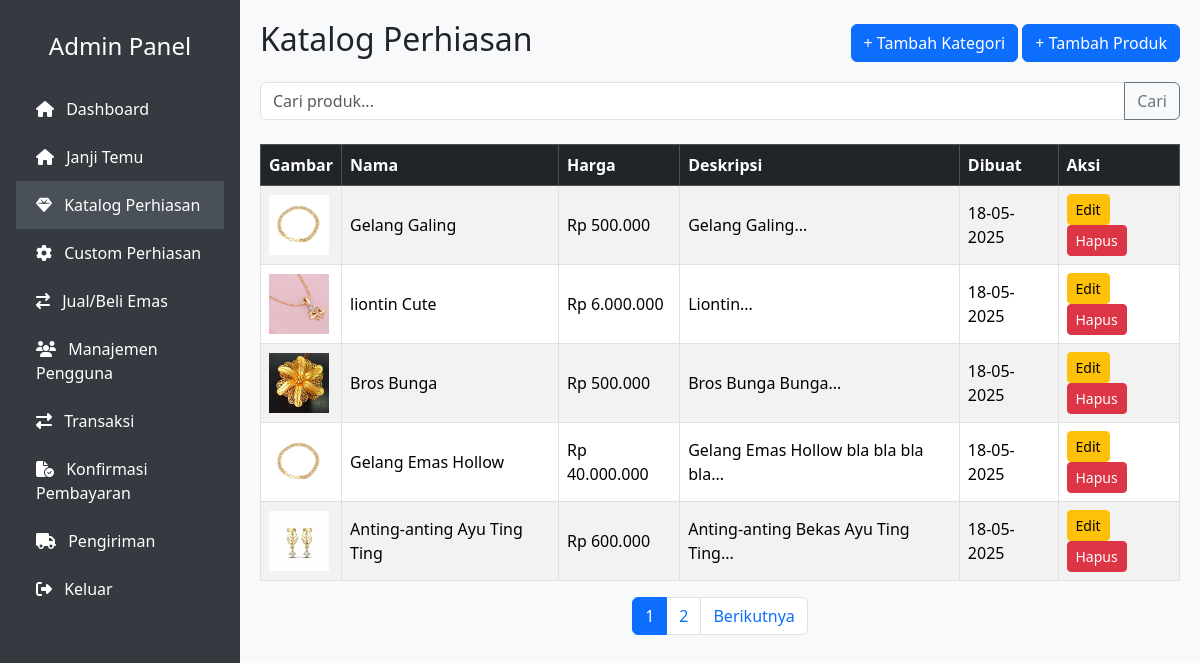
Page /admin/katalog.php on the committed database.
### tables this page shows
CREATE TABLE `products` (
  `id` int(11) NOT NULL,
  `name` varchar(100) DEFAULT NULL,
  `description` text DEFAULT NULL,
  `category_id` int(50) DEFAULT NULL,
  `weight` decimal(10,2) DEFAULT NULL,
  `material` varchar(255) NOT NULL DEFAULT '',
  `stock` int(11) NOT NULL DEFAULT 0,
  `price` decimal(15,2) DEFAULT NULL,
  `image` varchar(255) DEFAULT NULL,
  `created_at` timestamp NOT NULL DEFAULT current_timestamp()
);

### admin/katalog.php (the view, shortened to what this page needs)
<?php
require_once '../config/database.php';
include 'includes/header.php';
include 'includes/sidebar.php';
$keyword = isset($_GET['search']) ? trim($_GET['search']) : '';
$page = isset($_GET['page']) && is_numeric($_GET['page']) ? (int)$_GET['page'] : 1;
$limit = 5;
$offset = ($page - 1) * $limit;
$params = [];
$count_sql = "SELECT COUNT(*) FROM products";
$sql = "SELECT * FROM products";
$where = "";
$count_stmt = $pdo->prepare($count_sql . $where);
$count_stmt->execute($params);
$total_products = $count_stmt->fetchColumn();
$total_pages = ceil($total_products / $limit);
$sql .= $where . " ORDER BY created_at DESC LIMIT :limit OFFSET :offset";
$stmt = $pdo->prepare($sql);
$stmt->bindValue(':limit', $limit, PDO::PARAM_INT);
$stmt->bindValue(':offset', $offset, PDO::PARAM_INT);
$stmt->execute();
$products = $stmt->fetchAll(PDO::FETCH_ASSOC);
?>
<div class="content">
    <div class="d-flex justify-content-between align-items-center mb-3">
        <h2>Katalog Perhiasan</h2>
        <div>
            <a href="kategori_tambah.php" class="btn btn-primary">+ Tambah Kategori</a>
            <a href="katalog_tambah.php" class="btn btn-primary">+ Tambah Produk</a>
        </div>
    </div>
    <form class="input-group mb-4" method="get" action="katalog.php">
        <input type="text" name="search" class="form-control" placeholder="Cari produk..." value="<?= htmlspecialchars($keyword) ?>">
        <button class="btn btn-outline-secondary" type="submit">Cari</button>
    </form>
    <?php if (count($products) > 0): ?>
        <div class="table-responsive">
            <table class="table table-bordered table-striped align-middle">
                <thead class="table-dark">
                    <tr>
                        <th>Gambar</th>
                        <th>Nama</th>
                        <th>Harga</th>
                        <th>Deskripsi</th>
                        <th>Dibuat</th>
                        <th>Aksi</th>
                    </tr>
                </thead>
                <tbody>
                    <?php foreach ($products as $product): ?>
                        <tr>
                            <td><img src="../uploads/<?= htmlspecialchars($product['image']) ?>" alt="Gambar" style="width: 60px; height: 60px; object-fit:cover;"></td>
                            <td><?= htmlspecialchars($product['name']) ?></td>
                            <td>Rp <?= number_format($product['price'], 0, ',', '.') ?></td>
                            <td><?= htmlspecialchars(substr($product['description'], 0, 50)) ?>...</td>
                            <td><?= date('d-m-Y', strtotime($product['created_at'])) ?></td>
                            <td>
                                <a href="katalog_edit.php?id=<?= $product['id'] ?>" class="btn btn-sm btn-warning">Edit</a>
                                <a href="katalog_hapus.php?id=<?= $product['id'] ?>" class="btn btn-sm btn-danger" onclick="return confirm('Yakin ingin menghapus produk ini?')">Hapus</a>
                            </td>
                        </tr>
                    <?php endforeach; ?>
                </tbody>
            </table>
        </div>
        <?php if ($total_pages > 1): ?>
            <nav>
                <ul class="pagination justify-content-center">
                    <?php for ($i = 1; $i <= $total_pages; $i++): ?>
                        <li class="page-item <?= ($i == $page) ? 'active' : '' ?>">
                            <a class="page-link" href="?search=<?= urlencode($keyword) ?>&page=<?= $i ?>"><?= $i ?></a>
                        </li>
                    <?php endfor; ?>
                    <?php if ($page < $total_pages): ?>
                        <li class="page-item">
                            <a class="page-link" href="?search=<?= urlencode($keyword) ?>&page=<?= $page + 1 ?>">Berikutnya</a>
                        </li>
                    <?php endif; ?>
                </ul>
            </nav>
        <?php endif; ?>
    <?php else: ?>
        <p class="text-muted">Produk tidak ditemukan.</p>
    <?php endif; ?>
</div>
</body>
</html>

### admin/includes/header.php (style rules this page uses)
body { min-height: 100vh; margin: 0; display: flex; overflow: hidden; }
.content { flex-grow: 1; padding: 20px; background-color: #f8f9fa; overflow-y: auto; height: 100vh; }

### rows in the picture
products: image (picture), name "Gelang Galing", price "500.000", description "Gelang Galing", created_at "18-05-2025"
products: image (picture), name "liontin Cute", price "6.000.000", description "Liontin", created_at "18-05-2025"
products: image (picture), name "Bros Bunga", price "500.000", description "Bros Bunga Bunga", created_at "18-05-2025"
products: image (picture), name "Gelang Emas Hollow", price "40.000.000", description "Gelang Emas Hollow bla bla bla bla", created_at "18-05-2025"
products: image (picture), name "Anting-anting Ayu Ting Ting", price "600.000", description "Anting-anting Bekas Ayu Ting Ting", created_at "18-05-2025"
